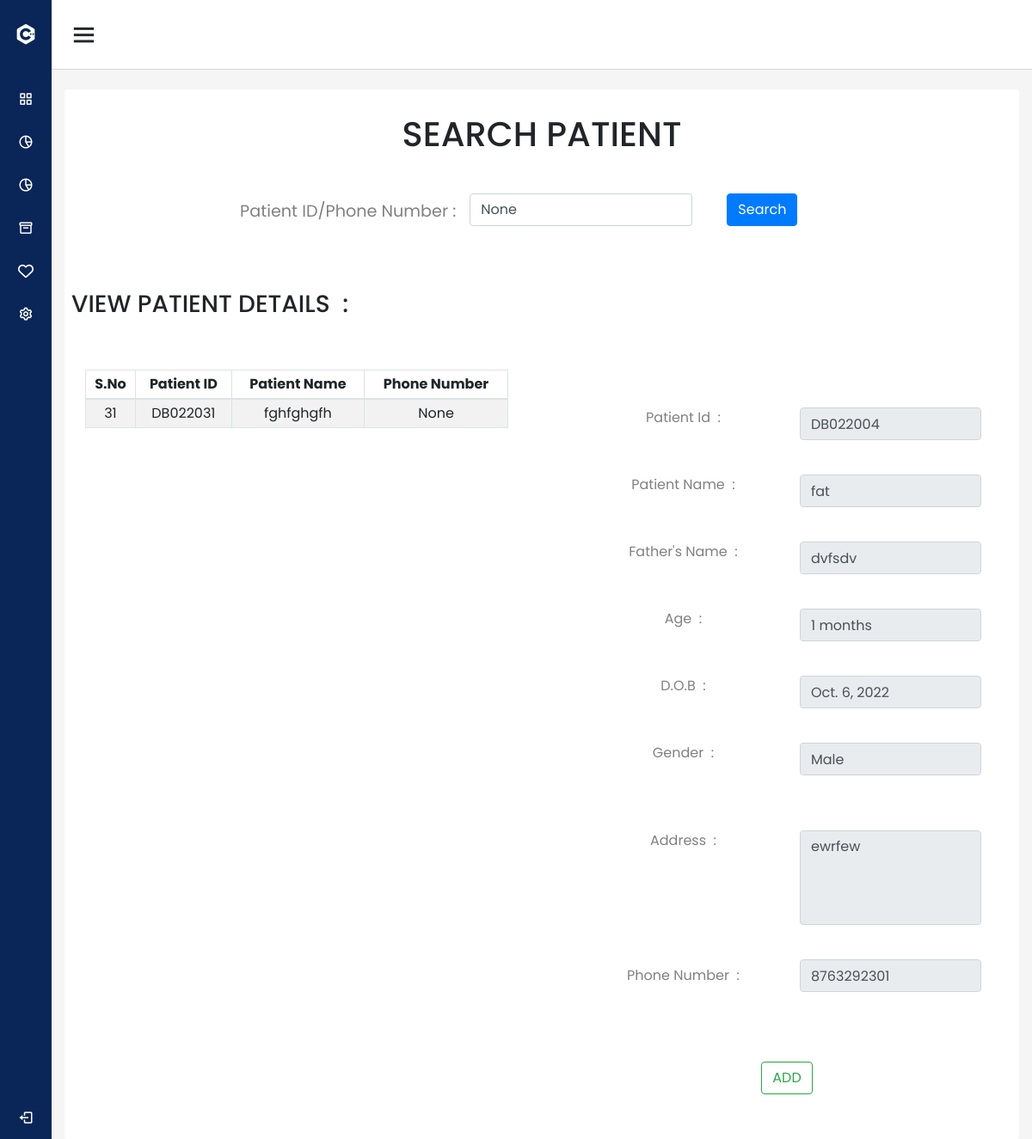
The app's page /click_patient/4/ (signed in) with its own data.
### management/models.py (models this page shows)
class PatientDetails(models.Model):
    patient_id= models.CharField(max_length=30)
    patient_name= models.CharField(max_length=30)
    fathers_name= models.CharField(max_length=30)
    age= models.CharField(max_length=30)
    date_of_birth= models.DateField()
    gender= models.CharField(max_length=30)
    blood_group=models.CharField(max_length=30,null=True,blank=True)
    address= models.TextField(max_length=30)
    phone_number = models.IntegerField(null=True,blank=True,error_messages={'phone_number':'Enter a valid phone number'})
    @property
    def age_patient(self):
            date_of_birth = self.date_of_birth
            birth=datetime.strptime(str(date_of_birth), '%Y-%m-%d')
            current = date.today()
            diff=relativedelta.relativedelta(current, birth)
            if diff.years > 0:
                age=f'{diff.years} years'
            elif diff.months >0:
                age=f'{diff.months} months'
            elif diff.days >0:
                age=f'{diff.days} days'
            elif diff.hours >0:
                age=f'{diff.hours} hours'
            else:
                age= 'less than a hour'
            return age

### management/views.py (the view)
# urls.py: path('click_patient/<int:id>/',views.click_patient, name='click_patient'),
@login_required(login_url='login_view')
def click_patient(request,id,name=None):
    patient_id=name
    result1 = PatientDetails.objects.filter(phone_number__iexact = patient_id)
    result2 = PatientDetails.objects.filter(patient_id__iexact = patient_id)
    if result1:
        result=result1
    elif result2:
        result=result2
    else:
        result=[]
    patient=PatientDetails.objects.get(id=id)
    return render(request,"management/search_patient.html",{'patient':patient,'x':result,'phone_number':name})

### management/templates/management/search_patient.html (shortened to what this page needs)
{% extends "management/navbar.html" %}
{% load static %}
{% block content %}
    <section id="search_patient">
        <div class="container-fluid">
            <div class="card">
                <div class="card-body text_size">
                    <h1 class="text-center pt-2">SEARCH PATIENT</h1><br>
                    <form action="{% url 'search_patient' %}" method="POST">
                        <div class="form-group row">
                            <div class="col-md-5 p-2 text-md-right">
                            <label for="inputnumber" class="col-form-label">Patient&nbsp;ID/Phone&nbsp;Number&nbsp;:</label>
                            </div>
                            <div class="col-md-3 p-2">
                              <input type="text" class="form-control" value="{{phone_number}}" name="patient_id" id="inputnumber" placeholder="">
                            </div>
                            <div class="col-md-2 p-2 ml-4">
                                <button type="submit" class="btn btn-primary">Search</button>
                            </div>
                        </div>
                    </form>
                </div>
                    <h3 class="card-title pl-2">VIEW PATIENT DETAILS&nbsp;&nbsp;:</h3><br>
                    <div class="card-deck">
                        <div class="card p-4 ">
                            <div class="table-responsive">
                                <table class="table table-striped table-bordered text-center ">
                                    <thead>
                                        <tr>
                                            <th class="text-center">S.No</th>
                                            <th class="text-center">Patient&nbsp;ID</th>
                                            <th class="text-center">Patient&nbsp;Name</th>
                                            <th class="text-center">Phone&nbsp;Number</th>
                                        </tr>
                                    </thead>
                                    <tbody>
                                        {% if x %}
                                        {% for i in x %}
                                       <tr data-href="{% url 'click_patient' id=i.id %}{{phone_number}}/">
                                            <td>{{i.id }}</td>
                                            <td>{{i.patient_id}}</td>
                                            <td>{{i.patient_name}}</td>
                                            <td>{{i.phone_number}}</td>
                                        </tr>
                                    {% endfor %}
                                    {% else %}
                                    <tr>
                                        <td colspan="4" class="text-center">No Data Available</td>
                                    </tr>
                                    {% endif %}
                                    </tbody>
                                </table>
                            </div>
                        </div>
                        <div class="card p-4">
                         <div class="card-body mt-4">
                            <form method="POST" action="{% url 'add_patient' %}">
                                <div class="form-group row d-flex justify-content-center">
                                    <div class="col-lg-6 text-lg-center text-md-left">
                                        <label for="inputid">Patient Id&nbsp;&nbsp;:</label>
                                    </div>
                                    <div class="col-lg-6">
                                        <input type="text" name="patient_id"  id="p_id" value="{{patient.patient_id}}" class="form-control mb-4"  readonly>
                                    </div>
                                </div>
                                <div class="form-group row d-flex justify-content-center">
                                    <div class="col-lg-6 text-lg-center text-md-left">
                                        <label for="inputname" class="text-center">Patient Name&nbsp;&nbsp;:</label>
                                    </div>
                                    <div class="col-lg-6">
                                        <input type="text" name="patient_name" id="patient_name_id" value="{{patient.patient_name}}" class="form-control mb-4" id="inputname"  disabled>
                                    </div>
                                </div>
                                <div class="form-group row d-flex justify-content-center">
                                    <div class="col-lg-6 text-md-left text-lg-center">
                                        <label for="inputname3" class="text-center">Father's Name&nbsp;&nbsp;:</label>
                                    </div>
                                    <div class="col-lg-6">
                                        <input type="text" class="form-control mb-4" value="{{patient.fathers_name}}" name="fathers_name" id="fathers_name_id"  disabled>
                                    </div>
                                </div>
                                <div class="form-group row d-flex justify-content-center">
                                    <div class="col-lg-6 text-md-left text-lg-center">
                                        <label for="inputname4" class="text-center">Age&nbsp;&nbsp;:</label>
                                    </div>
                                    <div class="col-lg-6">
                                        <input type="text" name="age_patient" id="age_patient_id" value="{{patient.age_patient}}" class="form-control mb-4"  readonly>
                                    </div>
                                </div>
                                <div class="form-group row d-flex justify-content-center">
                                    <div class="col-lg-6 text-md-left text-lg-center">
                                        <label for="inputdate" class="text-center">D.O.B&nbsp;&nbsp;:</label>
                                    </div>
                                    <div class="col-lg-6">
                                        <input type="text" class="form-control mb-4" name="date_of_birth" value="{{patient.date_of_birth}}" id="date_of_birth_id" readonly>
                                    </div>
                                </div>
                                <div class="form-group row d-flex justify-content-center ">
                                    <div class="col-lg-6 text-md-left text-lg-center">
                                        <label for="gender" class="text-center">Gender&nbsp;&nbsp;:</label>
                                    </div>
                                    <div class="col-lg-6 mb-4">
                                        <input type="text" class="form-control mb-4" name="gender" value="{{patient.gender}}" id="" readonly>
                                    </div>
                                </div>
                                <div class="form-group row d-flex justify-content-center">
                                    <div class="col-lg-6 text-md-left text-lg-center">
                                        <label for="validationTextarea">Address&nbsp;&nbsp;:</label>
                                    </div>
                                    <div class="col-lg-6">
                                        <textarea class="form-control mb-4" name="address"  rows="4" cols="50"  placeholder=""
                                            disabled>{{patient.address}}</textarea>
                                    </div>
                                </div>
                                <div class="form-group row d-flex justify-content-center">
                                    <div class="col-lg-6 text-md-left text-lg-center">
                                        <label for="inputname4"
                                            class="col-form-label">Phone&nbsp;Number&nbsp;&nbsp;:</label>
                                    </div>
                                    <div class="col-lg-6">
                                        <input type="text" class="form-control" name="phone_number" value="{{patient.phone_number}}" id="patient_phone_number_id" minlength="10" disabled>
                                    </div>
                                </div>
                                <div class="col-lg-12 d-flex justify-content-center mt-5 p-2">
                                   <button type="submit" class="btn btn-outline-success">ADD</button>
                                </div>
                            </form>
                            </div>
                        </div>
                    </div>
                </div>
            </div>
    </section>
    {% endblock %}

### management/static/css/navbarstyle.css (style rules this page uses)
* { margin: 0; padding: 0; box-sizing: border-box; font-family: 'Poppins', sans-serif; }

### management/static/css/clinicstyle.css (style rules this page uses)
body { margin: 0; padding: 0; box-sizing: border-box; width: 100%; font-family: 'poppins'; font-style: normal; overflow: hidden; overflow-y: scroll; }
.text_size { font-size: larger; }
.col-form-label { margin-bottom: 25px; }
textarea { resize: none; }
h1 { text-transform: uppercase; text-align: center; }
.table td, .table th { padding: 0.25rem; vertical-align: middle; border-top: 1px solid #dee2e6; }
.table thead th { vertical-align: middle; border-bottom: 2px solid #dee2e6; }

### management/static/css/login.css (style rules this page uses)
body { background-color: #ECEEFF; }
.card { border: none; }
label { color: grey; }
textarea { resize: none; }

### records on screen
PatientDetails: id "31", patient_id "DB022031", patient_name "fghfghgfh", phone_number "None"
PatientDetails: patient_id "DB022004", patient_name "fat", fathers_name "dvfsdv", age_patient "1 months", date_of_birth "Oct. 6, 2022", gender "Male", address "ewrfew", phone_number "8763292301"
